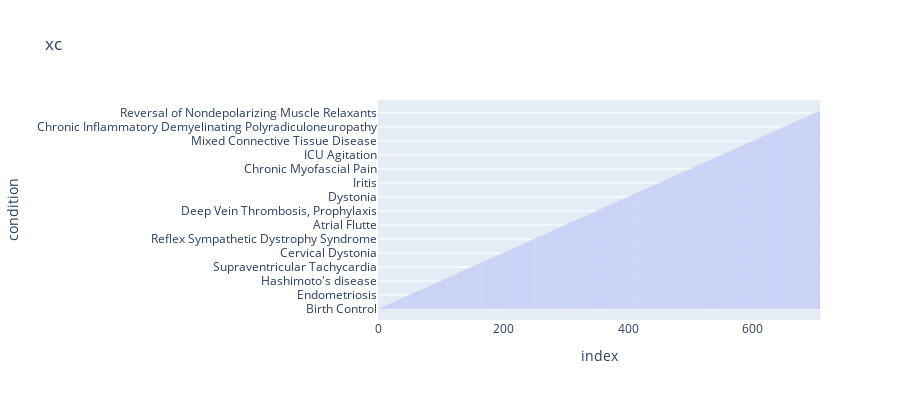

Notebook code for this chart:
### Markdown cell above
#### Show Class Distibution

### Code cell
def plot_bar_chart(df):
    # analyze the condition labels
    counts_series = df.condition.value_counts()
    counts_df = pd.DataFrame(counts_series)
    counts_df.reset_index(level=0, inplace=True)

    number_of_classes(df)

    fig = px.bar(counts_df, x="index", y="condition", orientation='v',  # "index" Debugging-Aufgabe!
              height=400,
              title='xc')
    fig.show()

def number_of_classes(df):
    print("Number of classes: ", len(df["condition"].unique()))

plot_bar_chart(df_train)

### Figure 1 — Plotly figure (JSON) as saved in the notebook; plotly's stock layout.template omitted (floating-point values rounded to 4 significant figures; data arrays with more than 128 entries replaced by an {"elided": "..."} marker saying what was removed)
{"data": [{"hovertemplate": "index=%{x}<br>condition=%{y}<extra></extra>", "legendgroup": "", "marker": {"color": "#636efa", "pattern": {"shape": ""}}, "name": "", "orientation": "v", "showlegend": false, "textposition": "auto", "type": "bar", "x": {"elided": "708 int values"}, "xaxis": "x", "y": {"elided": "708 str values"}, "yaxis": "y"}], "layout": {"barmode": "relative", "height": 400, "legend": {"tracegroupgap": 0}, "title": {"text": "xc"}, "xaxis": {"anchor": "y", "domain": [0, 1], "title": {"text": "index"}}, "yaxis": {"anchor": "x", "domain": [0, 1], "title": {"text": "condition"}}}}
